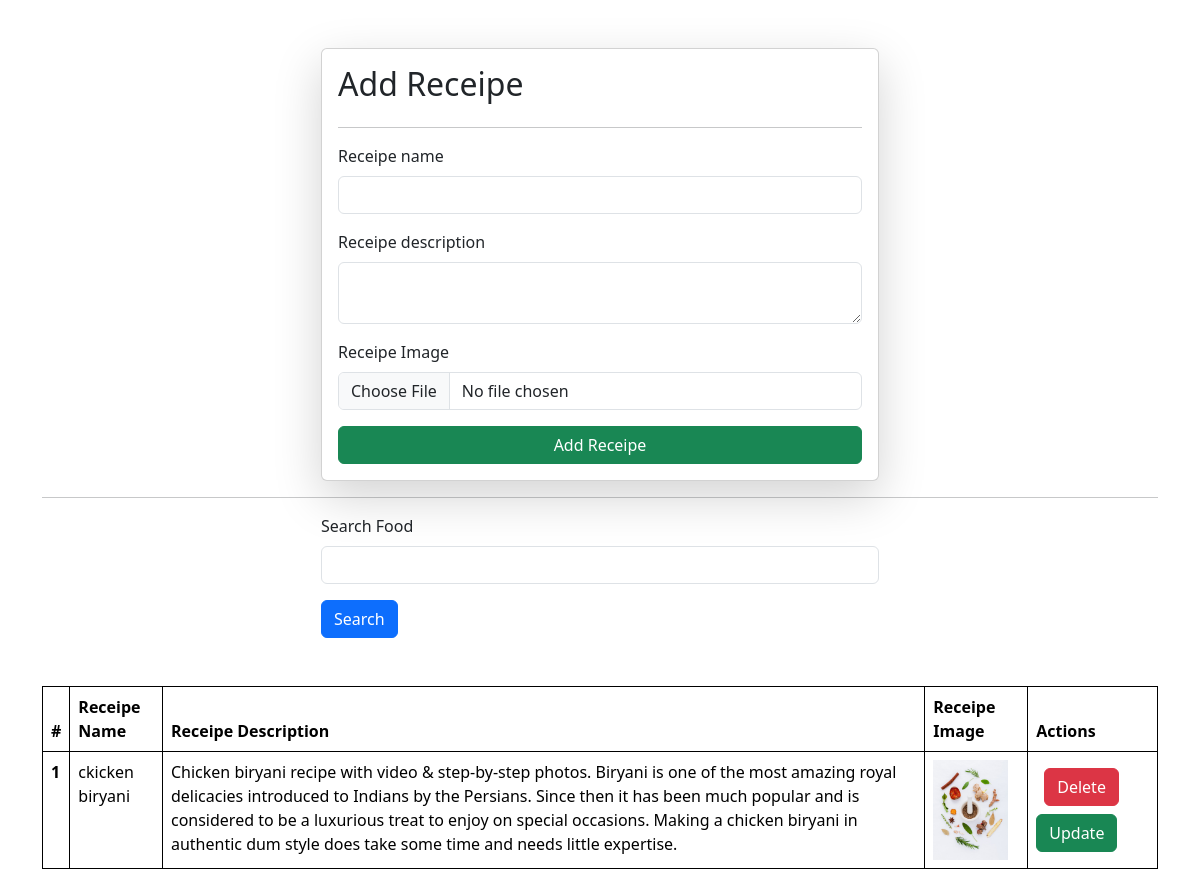
The page / on the database its author committed.
### vege/models.py (models this page shows)
class Receipe(models.Model):
    receipe_name = models.CharField(max_length=100)
    receipe_description = models.TextField()
    receipe_image = models.ImageField(upload_to="receipe")

### vege/views.py (the view, shortened to what this page needs)
def receipes(request):
    queryset = Receipe.objects.all()
    if request.GET.get('search'):
        queryset = queryset.filter(receipe_name__icontains = request.GET.get('search'))
    context = {'receipes' : queryset}
    return render(request, 'vege/receipes.html', context)

### vege/templates/vege/receipes.html (shortened to what this page needs)
{% extends "vege/base.html" %}
    {% block start %}
<div class="container mt-5">
    <form class="col-6 mx-auto card p-3 shadow-lg" method="post" enctype="multipart/form-data">
        <h2>Add Receipe</h2>
        <hr>
        <div class="mb-3">
          <label for="exampleInputEmail1" class="form-label">Receipe name</label>
          <input name="receipe_name" required type="text" class="form-control" >
        </div>
        <div class="mb-3">
          <label for="exampleInputPassword1" class="form-label">Receipe description</label>
          <textarea name="receipe_description" required class="form-control" ></textarea>
        </div>
        <div class="mb-3">
            <label for="exampleInputPassword1" class="form-label">Receipe Image</label>
            <input name="receipe_image" type="file" class="form-control" >
          </div>
        <button type="submit" class="btn btn-success">Add Receipe</button>
    </form>
    <hr>
    <div class="mt=5">
      <div class="mx-auto col-6">
        <form>
        <div class="mb-3">
          <label for="exampleInputEmail1" class="form-label">Search Food</label>
          <input name="search" type="text" class="form-control" >
        </div>
        <button type="submit" class="btn btn-primary">Search </button>
      </form>
      </div>
    </div>
    <table class="table mt-5">
      <thead>
        <tr>
          <th scope="col">#</th>
          <th scope="col">Receipe Name</th>
          <th scope="col">Receipe Description</th>
          <th scope="col">Receipe Image</th>
          <th scope="col">Actions</th>
        </tr>
      </thead>
      <tbody>
        {% for receipe in receipes %}
        <tr>
          <th scope="row">{{forloop.counter}}</th>
          <td>{{receipe.receipe_name}}</td>
          <td>{{receipe.receipe_description}}</td>
          <td>
            <img src="/media/{{receipe.receipe_image}}" style="height : 100px"></td>
            <td>
              <a href="/delete-receipe/{{receipe.id}}/" class="btn btn-danger m-2">Delete </a>
              <a href="/ureceipe/{{receipe.id}}/" class="btn btn-success">Update </a>
            </td>
        </tr>
        {% endfor %}
      </tbody>
    </table>
</div>
    {% endblock %}

### vege/templates/vege/base.html (shortened to what this page needs)
<!DOCTYPE html>
<html lang="en">
<head>
    <link href="https://cdn.jsdelivr.net/npm/bootstrap@5.3.2/dist/css/bootstrap.min.css" rel="stylesheet">
</head>
<body>
    {% block start %}{% endblock %}
</body>
</html>

### vege/templates/vege/base.html (style rules this page uses)
table, th, td { border: 1px solid black; }

### rows shown on the page
Receipe: receipe_name "ckicken biryani", receipe_description "Chicken biryani recipe with video & step-by-step photos. Biryani is one of the most amazing royal delicacies introduced to Indians by the Persians. Since then it has been much popular and is considered to be a luxurious treat to enjoy on special occasions. Making a chicken biryani in authentic dum style does take some time and needs little expertise.", receipe_image (picture)
